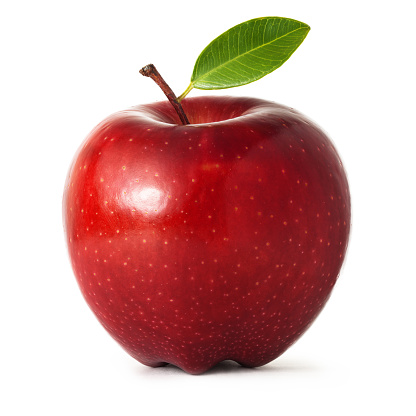
#> input picture Resources/apple.jpg, 416 x 416 px, given in place of the camera
$ python democolor_detection.py
#> lines starting #> are read from the running program, lines starting #| are printed output that depends on the picture; after the words box and inside, x2 and y2 are one past the last pixel; in counts of white or black regions, pixels touching at a corner belong together
import cv2
import numpy as np
# img=cv2.imread("Resources/beard.jpg")
video = cv2.VideoCapture(0)
address = "http://192.168.29.88:8080/video" #copy the address
video.open(address)

def empty(a):
    pass
def stackImages(scale,imgArray):
    rows = len(imgArray)
    cols = len(imgArray[0])
    rowsAvailable = isinstance(imgArray[0], list)
    width = imgArray[0][0].shape[1]
    height = imgArray[0][0].shape[0]
    if rowsAvailable:
        for x in range ( 0, rows):
            for y in range(0, cols):
                if imgArray[x][y].shape[:2] == imgArray[0][0].shape [:2]:
                    imgArray[x][y] = cv2.resize(imgArray[x][y], (0, 0), None, scale, scale)
                else:
                    imgArray[x][y] = cv2.resize(imgArray[x][y], (imgArray[0][0].shape[1], imgArray[0][0].shape[0]), None, scale, scale)
                if len(imgArray[x][y].shape) == 2: imgArray[x][y]= cv2.cvtColor( imgArray[x][y], cv2.COLOR_GRAY2BGR)
        imageBlank = np.zeros((height, width, 3), np.uint8)
        hor = [imageBlank]*rows
        hor_con = [imageBlank]*rows
        for x in range(0, rows):
            hor[x] = np.hstack(imgArray[x])
        ver = np.vstack(hor)
    else:
        for x in range(0, rows):
            if imgArray[x].shape[:2] == imgArray[0].shape[:2]:
                imgArray[x] = cv2.resize(imgArray[x], (0, 0), None, scale, scale)
            else:
                imgArray[x] = cv2.resize(imgArray[x], (imgArray[0].shape[1], imgArray[0].shape[0]), None,scale, scale)
            if len(imgArray[x].shape) == 2: imgArray[x] = cv2.cvtColor(imgArray[x], cv2.COLOR_GRAY2BGR)
        hor= np.hstack(imgArray)
        ver = hor
    return ver

cv2.namedWindow("TrackBars")
cv2.resizeWindow("TrackBars",640,240)

cap=cv2.VideoCapture(0)

cv2.createTrackbar("Hue Min","TrackBars",0,179,empty)
cv2.createTrackbar("Hue Max","TrackBars",179,179,empty)
cv2.createTrackbar("Sat Min","TrackBars",0,255,empty)
cv2.createTrackbar("Sat Max","TrackBars",62,255,empty)
cv2.createTrackbar("Val Min","TrackBars",0,255,empty)
cv2.createTrackbar("Val Max","TrackBars",130,255,empty)

while True:
    success,img=video.read()
#> img is the input picture: shape (416, 416, 3); mean B, G, R 167.7, 170.6, 212
    img=cv2.resize(img,(400,400))
#> img: shape (400, 400, 3)
    imgHSV=cv2.cvtColor(img,cv2.COLOR_BGR2HSV)
#> imgHSV: shape (400, 400, 3); mean H, S, V 49.2, 78.9, 213
    h_min=cv2.getTrackbarPos("Hue Min","TrackBars")
    h_max=cv2.getTrackbarPos("Hue Max","TrackBars")
    s_min=cv2.getTrackbarPos("Sat Min","TrackBars")
    s_max=cv2.getTrackbarPos("Sat Max","TrackBars")
    v_min=cv2.getTrackbarPos("Val Min","TrackBars")
    v_max=cv2.getTrackbarPos("Val Max","TrackBars")
    lower=np.array([h_min,s_min,v_min])
    upper=np.array([h_max,s_max,v_max])
    mask=cv2.inRange(imgHSV,lower,upper)
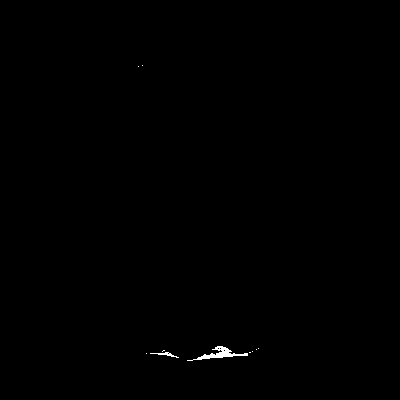
#> mask: shape (400, 400); 0.21% white; 10 white regions (8 under 20 px), largest, box (x1, y1, x2, y2) and area: (187, 346, 248, 361) 268, (150, 352, 179, 358) 54
    imgResult = cv2.bitwise_and(img, img, mask=mask)

    imgStack=stackImages(1.2,[img,imgResult,mask])
#> in stackImages, `rows = len(imgArray)`: rows = 3
#> in stackImages, `cols = len(imgArray[0])`: cols = 400
#> in stackImages, `rowsAvailable = isinstance(imgArray[0], list)`: rowsAvailable = False
#> after the loop in stackImages, `for x in range(0, rows):`: imgArray = 3 items
#> in stackImages, `hor= np.hstack(imgArray)`:
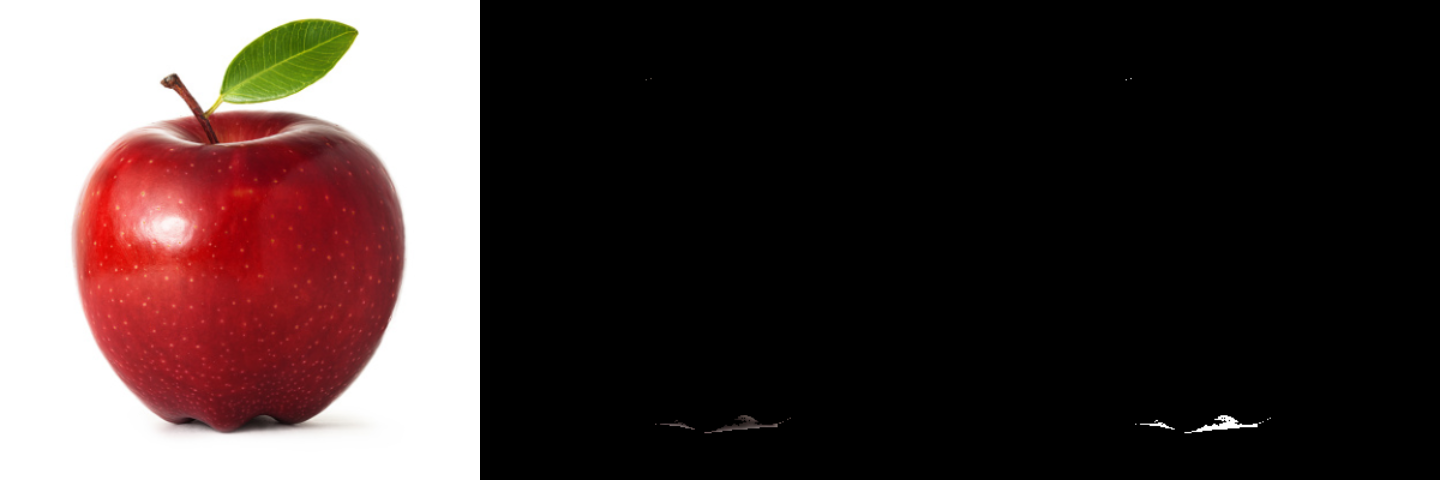
#> hor: shape (480, 1440, 3); mean of channels 0, 1, 2 56.1, 57.1, 70.9; drawn as B, G, R
    cv2.imshow("Stacked Image",imgStack)

    if cv2.waitKey(16) & 0xFF ==ord('q'):
#> (key q is pressed here)
        break

$ run again, on Resources/axe.jpg
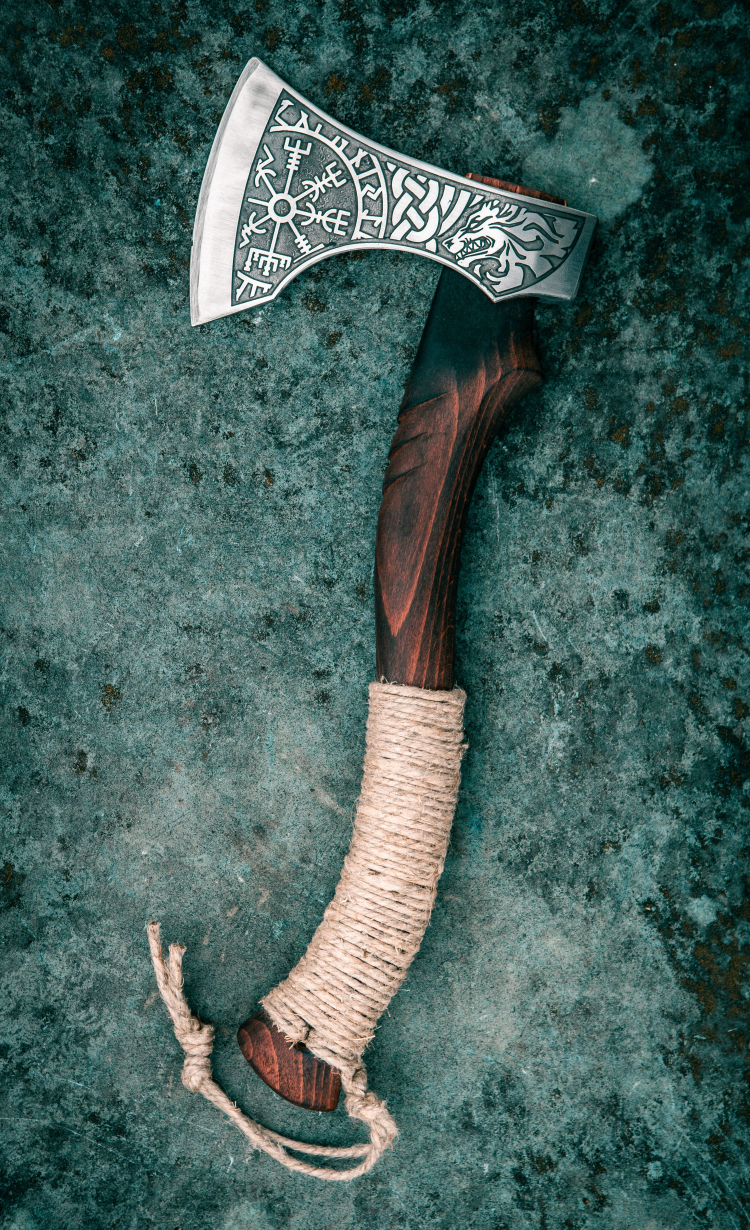
#> input picture Resources/axe.jpg, 3000 x 4919 px, given in place of the camera (shown at 1/4 size)
#> img is the input picture: shape (4919, 3000, 3); mean B, G, R 93.1, 97.6, 70.7
#> img: shape (400, 400, 3)
#> imgHSV: shape (400, 400, 3); mean H, S, V 78.6, 110.9, 99.8
#> `mask=cv2.inRange(imgHSV,lower,upper)`:
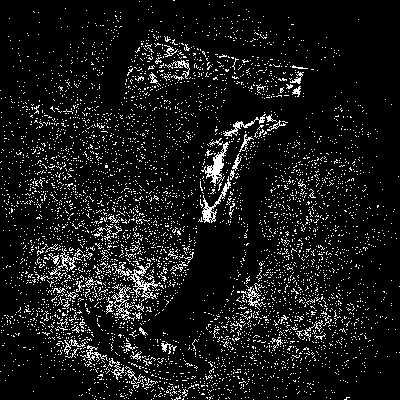
#> mask: shape (400, 400); 8.9% white in thin lines or dots
#> rows = 3
#> cols = 400
#> rowsAvailable = False
#> after the loop in stackImages, `for x in range(0, rows):`: imgArray = 3 items
#> in stackImages, `hor= np.hstack(imgArray)`:
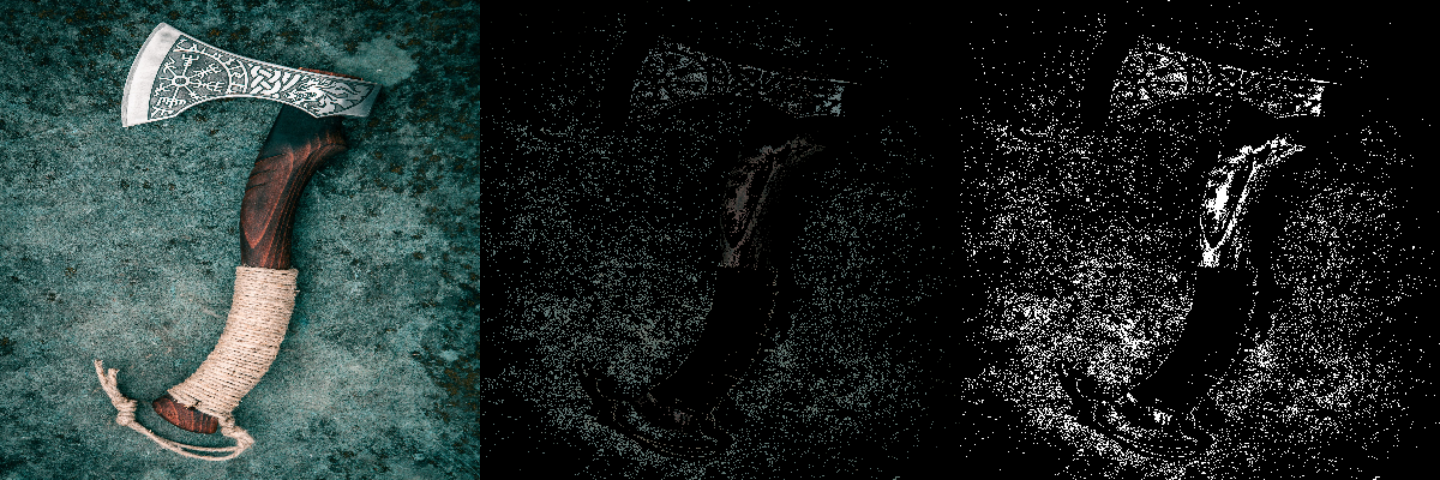
#> hor: shape (480, 1440, 3); mean of channels 0, 1, 2 41.4, 43.1, 33.6; drawn as B, G, R

$ run again, on Resources/cards.jpg
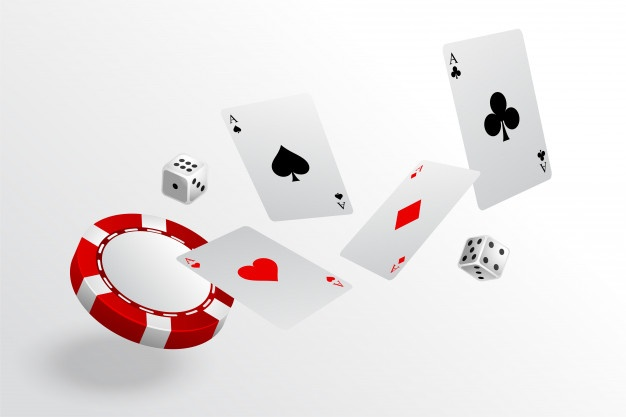
#> input picture Resources/cards.jpg, 626 x 417 px, given in place of the camera
#> img is the input picture: shape (417, 626, 3); mean B, G, R 228.3, 228, 233
#> img: shape (400, 400, 3)
#> imgHSV: shape (400, 400, 3); mean H, S, V 27.6, 8.3, 233.6
#> `mask=cv2.inRange(imgHSV,lower,upper)`:
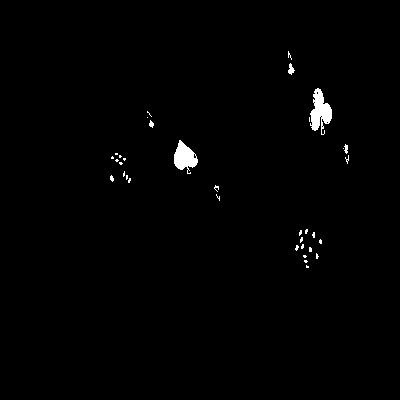
#> mask: shape (400, 400); 0.9% white; 35 white regions (30 under 20 px), largest, box (x1, y1, x2, y2) and area: (310, 88, 332, 135) 577, (174, 140, 198, 174) 469, (288, 63, 295, 75) 46, (344, 144, 348, 154) 27, (149, 120, 154, 128) 25
#> rows = 3
#> cols = 400
#> rowsAvailable = False
#> after the loop in stackImages, `for x in range(0, rows):`: imgArray = 3 items
#> in stackImages, `hor= np.hstack(imgArray)`:
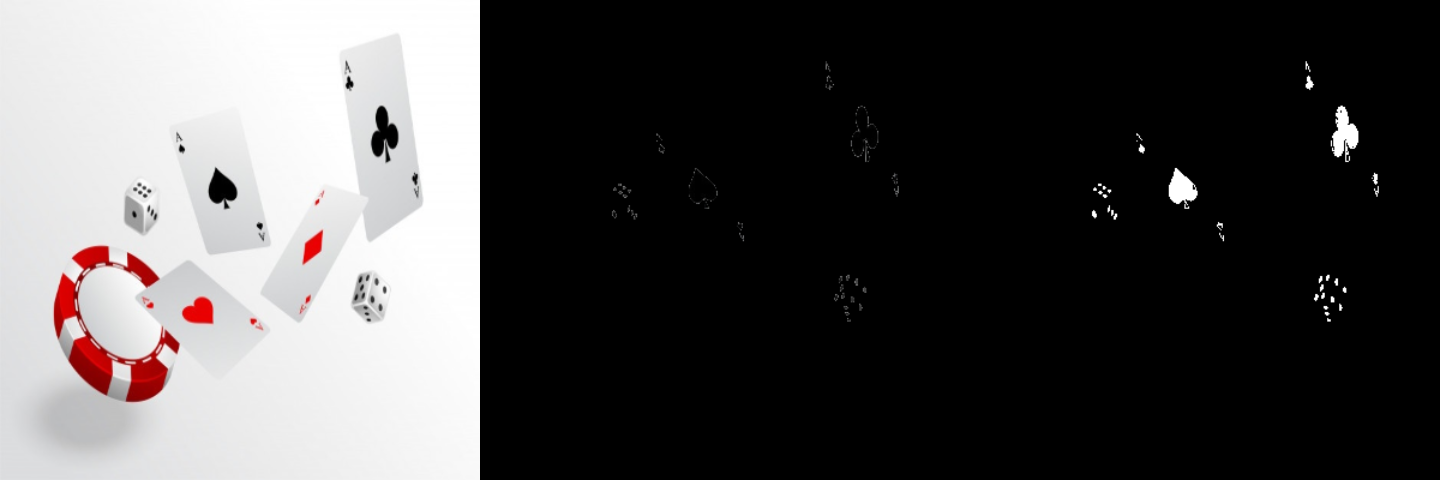
#> hor: shape (480, 1440, 3); mean of channels 0, 1, 2 76.9, 76.8, 78.5; drawn as B, G, R
